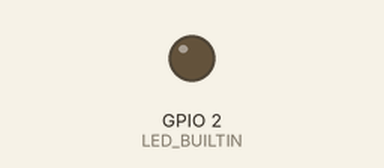
Recording of a sketch running on a simulated ESP32. Shown: output pins drawn as LEDs (lit = HIGH).

Above: at 0.7 s.
At 2.42 s:
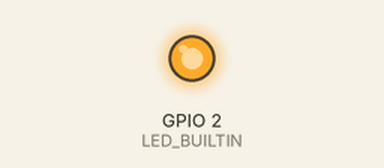
Timing chart, 0 to 3.0 s (numbered marks = the images above):
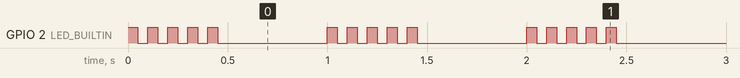

Measured:
- by itself, GPIO 2 (LED_BUILTIN): repeats every 1.0 s: 4 × (LOW 0.05 s, HIGH 0.05 s), LOW 0.55 s, HIGH 0.05 s
- by itself, everything shown: repeats every 1.0 s, in 4 steps

The sketch:

ato_esp32_blink.ino
```cpp
/*
  ESP 32 Blink
  Turns on an LED on for one second, then off for one second, repeatedly.
  The ESP32 has an internal blue LED at D2 (GPIO 02)
*/
int LED_BUILTIN = 2;

void setup()
{
  pinMode(LED_BUILTIN, OUTPUT);
}

void loop()
{

  for(int i=0; i<5; i++) {
    digitalWrite(LED_BUILTIN, HIGH);
    delay(50);
    digitalWrite(LED_BUILTIN, LOW);
    delay(50);
  }

  delay(500);


}
```
